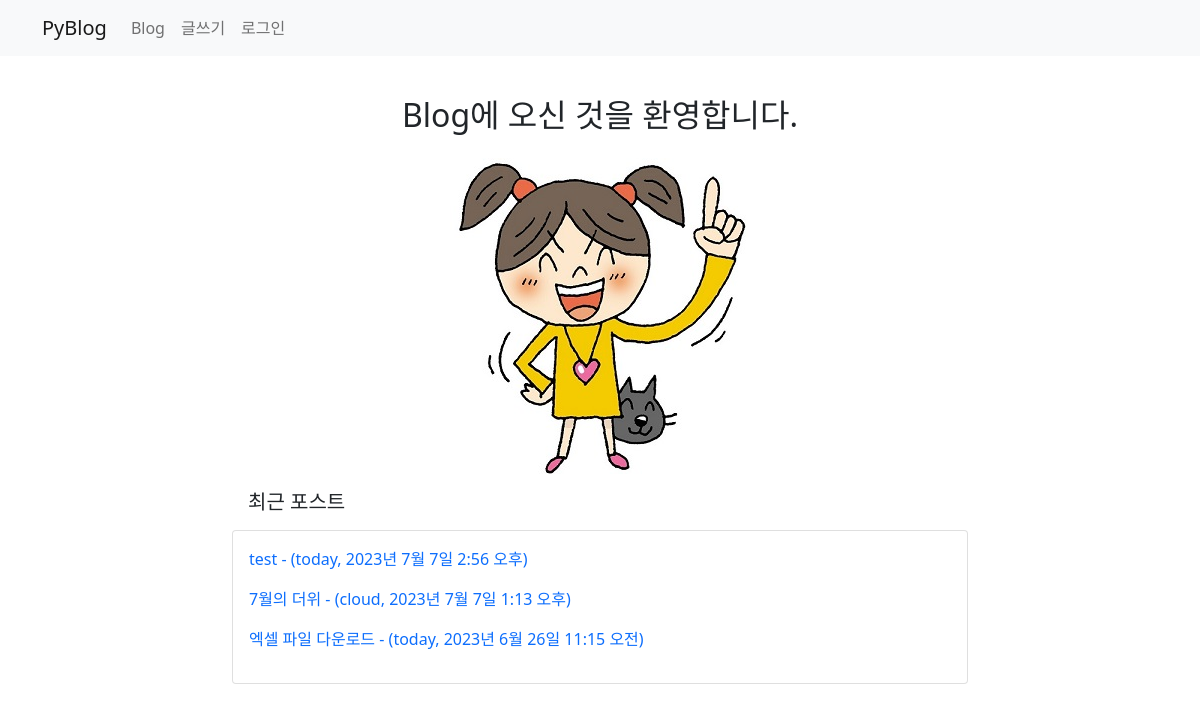
The page / on the database its author committed.
### blog/models.py (models this page shows, shortened)
class Post(models.Model):
    author = models.ForeignKey(User, on_delete=models.CASCADE)  # 글쓴이   # import
    title = models.CharField(max_length=100)    # 제목
    content = models.TextField()                # 내용
    pub_date = models.DateTimeField()           # 발행일
    modify_date = models.DateTimeField(null=True, blank=True)   # 입력 폼이 비어도 됨
    photo = models.ImageField(upload_to='blog/images/%Y/%m/%d/',    # 저장될 위치지정. 날짜별로 소문자 m이어야 달(월)
                              null=True, blank=True)    # null 허용, 파일 첨부 X일 수 있음
    file = models.FileField(upload_to='blog/files/%Y/%m/%d/',   # 파일 첨부 필드
                            null=True, blank=True)
    category = models.ForeignKey(Category, null=True, blank=True,   # 카테고리를 외래키로. 이래서 카테고리를 더 위에 적어야 함
                                 on_delete=models.SET_NULL)     # 카테고리가 삭제되어도 Null이 될 뿐 삭제되지는 않음

### blog/views.py (the view)
# urls.py: path('', views.index),
def index(request):
    new_post = Post.objects.order_by('-pub_date')[0:3]
    context = {'new_post': new_post,
               }
    return render(request, 'blog/index.html', context)

### templates/blog/index.html (shortened to what this page needs)
{% extends 'base.html' %}
{% load static %}
{% block content %}
<div class="container my-4 text-center">
    <h2>Blog에 오신 것을 환영합니다.</h2>
    <div class="my-4">
        <img class="rounded-2" src="{% static 'blog/images/easy.jpg' %}" alt="소녀">
        <div class="row">
            <div class="col-2"></div>
            <div class="col-8 text-start">
                <h5 class="m-3">최근 포스트</h5>
                <div class="card">
                    <div class="card-body">
                    {% for post in new_post %}
                        <p>
                            <a href="{% url 'blog:detail' post.id %}">
                                {{ post.title }} - ({{ post.author }}, {{ post.pub_date }})
                            </a>
                        </p>
                    {% endfor %}
                    </div>
                </div>
            </div>
        </div>
    </div>
</div>
{% endblock %}

### static/blog/css/style.css (style rules this page uses)
a { text-decoration: none; }

### rows shown on the page
Post: title "test", author "today", pub_date "2023년 7월 7일 2:56 오후"
Post: title "7월의 더위", author "cloud", pub_date "2023년 7월 7일 1:13 오후"
Post: title "엑셀 파일 다운로드", author "today", pub_date "2023년 6월 26일 11:15 오전"
